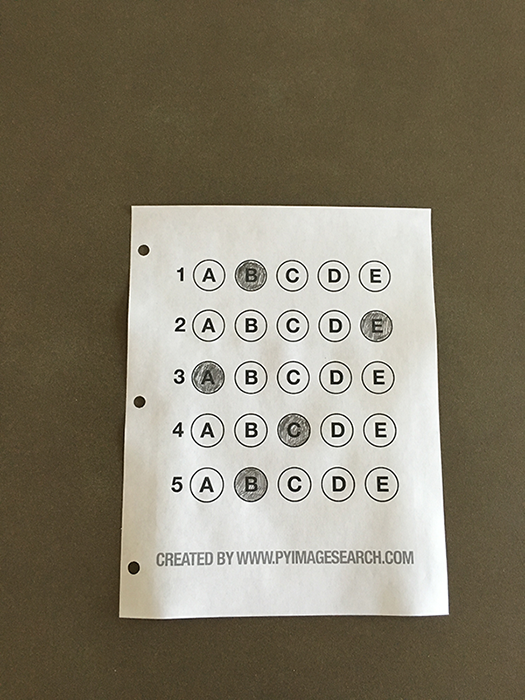
#> input picture omr.png, 525 x 700 px
$ python omr.py
#> lines starting #> are read from the running program, lines starting #| are printed output that depends on the picture; after the words box and inside, x2 and y2 are one past the last pixel; in counts of white or black regions, pixels touching at a corner belong together
### transform.py
import numpy as np
import cv2


def order_pts(pts):

    # initialzie a list of coordinates that will be ordered
    # such that the first entry in the list is the top-left,
    # the second entry is the top-right, the third is the
    # bottom-right, and the fourth is the bottom-left

    rect = np.zeros((4,2), dtype= 'float32')

    # the top-left point will have the smallest sum, whereas
    # the bottom-right point will have the largest sum

    s = pts.sum(axis=1)
    rect[0] = pts[np.argmin(s)]
    rect[2] = pts[np.argmax(s)]

    # now, compute the difference between the points, the
    # top-right point will have the smallest difference,
    # whereas the bottom-left will have the largest difference

    diff = np.diff(pts, axis=1)
    rect[1] = pts[np.argmin(diff)]
    rect[3] = pts[np.argmax(diff)]

    return rect


def four_point_transform(image, pts):
    # obtain a consistent order of the points and unpack them individually
    rect = order_pts(pts)
    (tl, tr, br, bl) = rect

    # compute the width of the new image, which will be the maximum distance between bottom-right
    # and bottom-left x-coordiates or the top-right and top-left x-coordinates

    widthA = np.sqrt( ((br[0]-bl[0])**2) + ((br[1]-bl[1])**2) )
    widthB = np.sqrt(((tr[0] - tl[0]) ** 2) + ((tr[1] - tl[1]) ** 2))
    maxWidth = max(int(widthA), int(widthB))

    # compute the height of the new image, which will be the
    # maximum distance between the top-right and bottom-right
    # y-coordinates or the top-left and bottom-left y-coordinates
    heightA = np.sqrt(((tr[0] - br[0]) ** 2) + ((tr[1] - br[1]) ** 2))
    heightB = np.sqrt(((tl[0] - bl[0]) ** 2) + ((tl[1] - bl[1]) ** 2))
    maxHeight = max(int(heightA), int(heightB))

    #construct top down view

    dst = np.array([
                     [0,0],
                     [maxWidth-1, 0],
                     [maxWidth-1, maxHeight-1],
                     [0, maxHeight-1]], dtype= 'float32')

    M = cv2.getPerspectiveTransform(rect,dst)
    warped = cv2.warpPerspective(image, M, (maxWidth, maxHeight))

    return warped

# [8 lines left out: function auto_canny, not called in this run]

### omr.py
import cv2
import transform
import imutils
import numpy as np
from imutils import contours

ANSWER_KEY = {0: 1, 1: 4, 2: 0, 3: 3, 4: 1}

image = cv2.imread('omr.png')
#> image is the input picture: shape (700, 525, 3); mean B, G, R 104.7, 123.2, 130.7
gray = cv2.cvtColor(image, cv2.COLOR_BGR2GRAY)
blur = cv2.GaussianBlur(gray, (5, 5), 0)
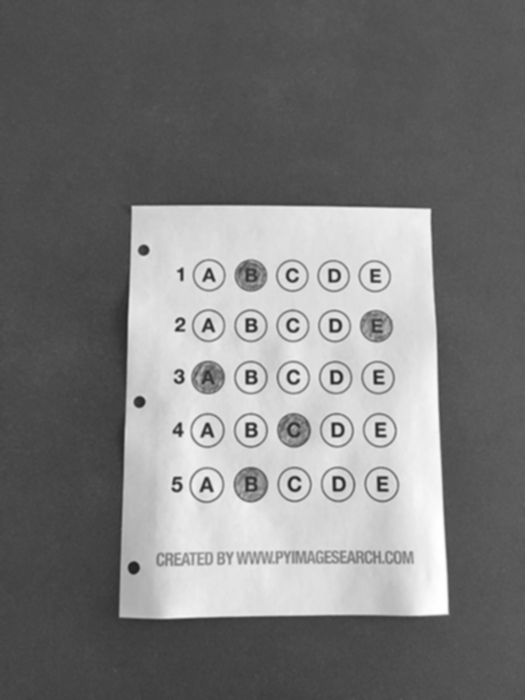
#> blur: shape (700, 525); min 34, max 255, mean 123.4
median= np.median(image)
#> median = 87
print(int(max(0, (1-0.33) * median)))
#| 58
print(int(min(255, (1+0.33) * median)))
#| 115
edged = cv2.Canny(blur, 40, 135)
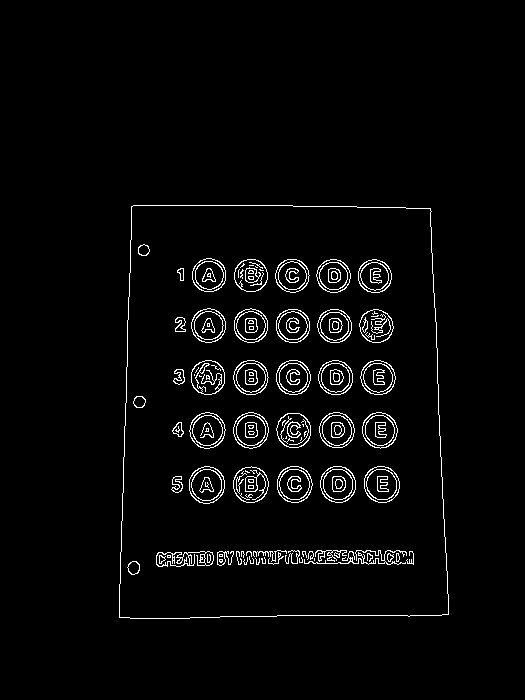
#> edged: shape (700, 525); 3% white in thin lines or dots, all inside (x1, y1, x2, y2) = (119, 205, 449, 619)

cv2.imshow('edged', edged)
cv2.waitKey(0)


cnts = cv2.findContours(edged.copy(), cv2.RETR_EXTERNAL , cv2.CHAIN_APPROX_SIMPLE)
#> cnts = 1 contour; box (x1, y1, x2, y2) and area: (119, 205, 449, 619) 128732
cnts = imutils.grab_contours(cnts)
doCnt = None

if len(cnts)>0:

    cnts= sorted(cnts, key=cv2.contourArea, reverse=True)

    for c in cnts:

        peri = cv2.arcLength(c, True)
        approx = cv2.approxPolyDP(c,0.02*peri, True)

        if len(approx) == 4:
            doCnt = approx
            break
#> this loop made 1 pass
#> (peri, doCnt) on pass 1: (1462.8, [[131, 206], [119, 617], [448, 614], [430, 208]])

cv2.drawContours(image, [approx], -1, (0,0,255),2)
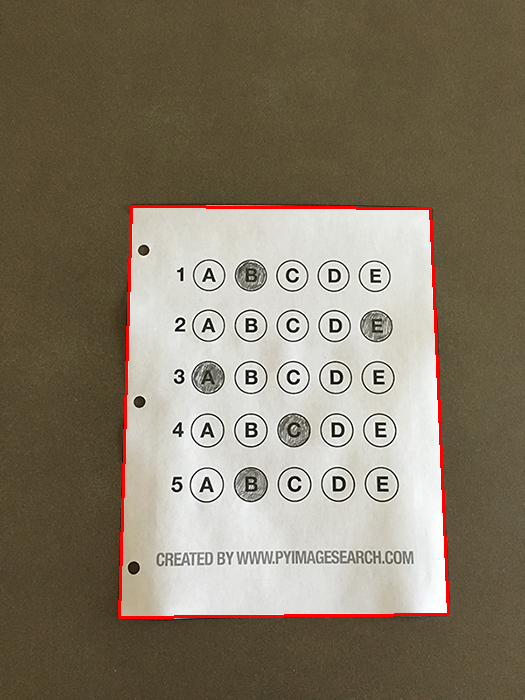
#> image: shape (700, 525, 3); 1.18% of pixels changed, all inside (x1, y1, x2, y2) = (118, 205, 450, 619)
cv2.imshow('outline',image)
cv2.waitKey(0)


paper = transform.four_point_transform(image, doCnt.reshape(4,2))
#> in order_pts, `s = pts.sum(axis=1)`: s = [337, 736, 1062, 638]
#> in order_pts, `diff = np.diff(pts, axis=1)`: diff = [75, 498, 166, -222]
#> in four_point_transform, `rect = order_pts(pts)`: rect = [[131, 206], [430, 208], [448, 614], [119, 617]]
#> in four_point_transform, `(tl, tr, br, bl) = rect`: tl = [131, 206]; tr = [430, 208]; br = [448, 614]; bl = [119, 617]
#> in four_point_transform, `widthA = np.sqrt( ((br[0]-bl[0])**2) + ((br[1]-bl[1])**2) )`: widthA = 329
#> in four_point_transform, `widthB = np.sqrt(((tr[0] - tl[0]) ** 2) + ((tr[1] - tl[1]) ** 2))`: widthB = 299
#> in four_point_transform, `maxWidth = max(int(widthA), int(widthB))`: maxWidth = 329
#> in four_point_transform, `heightA = np.sqrt(((tr[0] - br[0]) ** 2) + ((tr[1] - br[1]) ** 2))`: heightA = 406.4
#> in four_point_transform, `heightB = np.sqrt(((tl[0] - bl[0]) ** 2) + ((tl[1] - bl[1]) ** 2))`: heightB = 411.2
#> in four_point_transform, `maxHeight = max(int(heightA), int(heightB))`: maxHeight = 411
#> in four_point_transform, `dst = np.array([ [0,0], [maxWidth-1, 0], [maxWidth-1, maxHeight-1], [0..`: dst = [[0, 0], [328, 0], [328, 410], [0, 410]]
#> in four_point_transform, `M = cv2.getPerspectiveTransform(rect,dst)`: M = [[1.14, 0.0332, -155.6], [-0.00769, 1.15, -235.9], [-4.2e-05, 0.000256, 1]]
warped = transform.four_point_transform(gray, doCnt.reshape(4,2))

cv2.imshow('paper', paper)
cv2.imshow('warped', warped)
cv2.waitKey(0)

thresh = cv2.threshold(warped, 0,255, cv2.THRESH_BINARY_INV | cv2.THRESH_OTSU)[1]
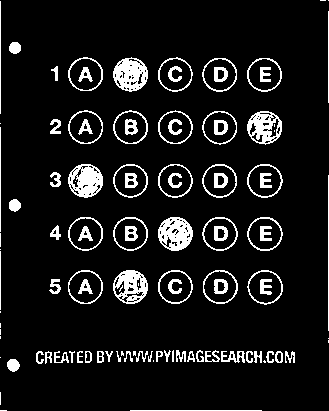
#> thresh: shape (411, 329); 9.5% white; 107 white regions (23 under 20 px)

cv2.imshow('thresh', thresh)
cv2.waitKey(0)


cnts = cv2.findContours(thresh.copy(), cv2.RETR_EXTERNAL, cv2.CHAIN_APPROX_SIMPLE)
#> cnts = 82 contours, 32 with area under 20; largest, box (x1, y1, x2, y2) and area: (247, 270, 283, 305) 910, (247, 217, 283, 251) 905, (203, 270, 238, 304) 901, (68, 270, 103, 304) 901, (202, 217, 238, 251) 900
cnts = imutils.grab_contours(cnts)
questionCnts = []

for c in cnts:

    (x,y,w,h) = cv2.boundingRect(c)
    ar = w / float(h)

    if w>=20 and h >= 20 and ar >= 0.9 and ar <= 1.1:
        questionCnts.append(c)
#> this loop made 82 passes
#> (x, y, w, h, ar) on passes 4, 6, 7, 8, 9, 10, 11, 12, 13, 14, 15, 16: (263, 360, 3, 3, 1), (7, 359, 13, 13, 1), (0, 357, 1, 1, 1), (285, 351, 10, 12, 0.833), (275, 351, 8, 12, 0.667), (266, 351, 8, 12, 0.667), (254, 351, 8, 12, 0.667), (246, 351, 7, 12, 0.583), (221, 351, 24, 12, 2), (187, 351, 8, 11, 0.727), (156, 351, 7, 11, 0.636), (148, 351, 5, 11, 0.455)
#> (c, x, y, w, h, ar) on passes 1, 2, 3, 5, 33, 35: ([[130, 410], [261, 410]], 130, 410, 132, 1, 132), ([[0, 410], [6, 410]], 0, 410, 7, 1, 7), ([[0, 392], [0, 404]], 0, 392, 1, 13, 0.0769), ([[153, 360], [153, 361]], 153, 360, 1, 2, 0.5), ([[173, 350], [172, 351], [172, 361], [173, 361]], 172, 350, 2, 12, 0.167), ([[328, 340], [328, 342]], 328, 340, 1, 3, 0.333)
#> after the loop, questionCnts = 25 contours; largest, box (x1, y1, x2, y2) and area: (247, 270, 283, 305) 910, (247, 217, 283, 251) 905, (203, 270, 238, 304) 901, (68, 270, 103, 304) 901, (202, 217, 238, 251) 900


questionCnts = contours.sort_contours(questionCnts, method='top-to-bottom')[0]
#> questionCnts = 25 contours; largest, box (x1, y1, x2, y2) and area: (247, 270, 283, 305) 910, (247, 217, 283, 251) 905, (203, 270, 238, 304) 901, (68, 270, 103, 304) 901, (247, 164, 283, 198) 900
correct = 0

for (q,i) in enumerate(np.arange(0,len(questionCnts), 5)):

    cnts = contours.sort_contours(questionCnts[i:i+5])[0]
    bubbled = None

    for (j, c) in enumerate(cnts):

        mask = np.zeros(thresh.shape, dtype='uint8')
        cv2.drawContours(mask, [c], -1, 255, -1)
        cv2.imshow('maskedddd', mask)
        cv2.waitKey(0)

        mask = cv2.bitwise_and(thresh, thresh, mask=mask)
        total = cv2.countNonZero(mask)

        if bubbled is None or total > bubbled[0]:
            bubbled = (total, j)

    color = (0, 0, 255)
    k = ANSWER_KEY[q]
    if k == bubbled[1]:
        color = (0, 255, 0)
        correct += 1

    cv2.drawContours(paper, [cnts[k]], -1, color, 3)
    cv2.imshow('pappp', paper)
    cv2.waitKey(0)
#> this loop made 5 passes
#> (i, color, k) on passes 1 to 5: (0, (0, 255, 0), 1), (5, (0, 255, 0), 4), (10, (0, 255, 0), 0), (15, (0, 0, 255), 3), (20, (0, 255, 0), 1)
#> pass 1, `cv2.imshow('maskedddd', mask)`:
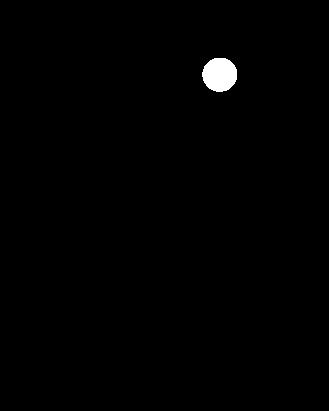
#> window 'maskedddd': shape (411, 329); 0.7% white; 1 white region, box (x1, y1, x2, y2) and area: (202, 58, 237, 92) 941
#> after the loop: mask: shape (411, 329); 0.23% white; 2 white regions, box (x1, y1, x2, y2) and area: (247, 270, 283, 305) 184, (260, 279, 272, 295) 133
#> after the loop:
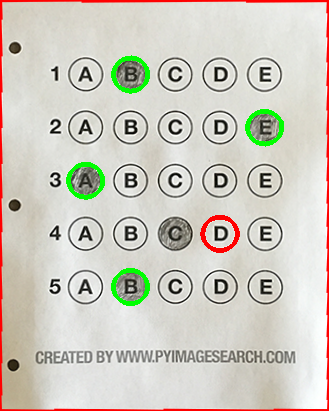
#> paper: shape (411, 329, 3); mean B, G, R 192.7, 203.2, 206.9
#> after the loop, correct = 4

print(len(cnts))
#| 5
print(correct)
#| 4
score = (correct / 5.0) * 100
#> score = 80
print("[INFO] score: {:.2f}%".format(score))
#| [INFO] score: 80.00%
cv2.putText(paper, "{:.2f}%".format(score), (10, 30),cv2.FONT_HERSHEY_SIMPLEX, 0.9, (0, 0, 255), 2)
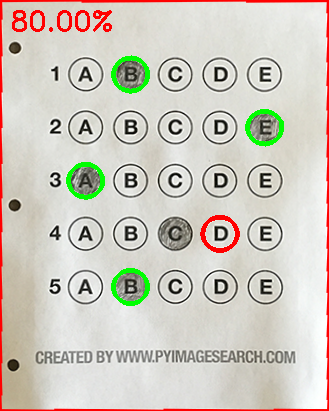
#> paper: shape (411, 329, 3); 0.66% of pixels changed, all inside (x1, y1, x2, y2) = (12, 10, 112, 32)
cv2.imshow("Original", image)
cv2.imshow("Exam", paper)
cv2.waitKey(0)
